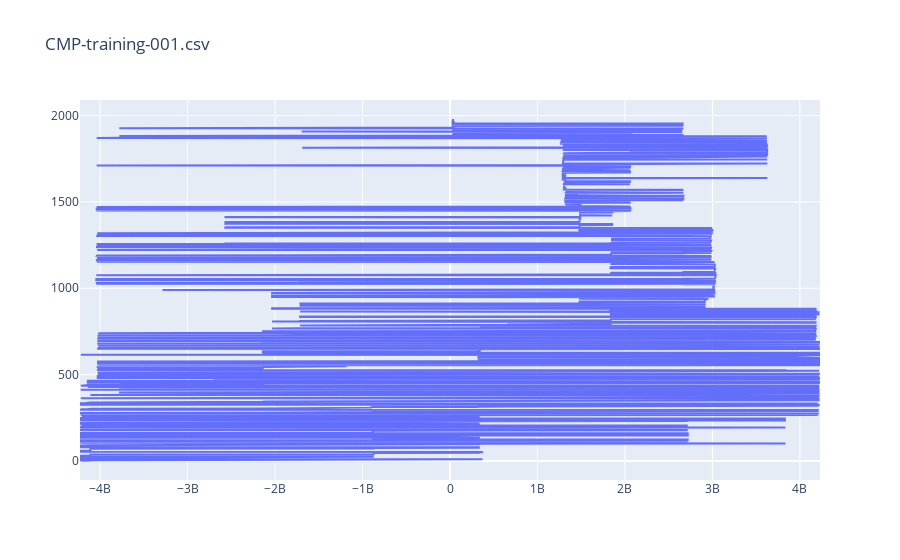

Notebook cell for this chart:
### Markdown cell above
### MRR 데이터를 wafer ID 별로 나눈 결과, 
#### 1. Outlier : S

### Code cell
fig = go.Figure()
fig.add_trace(go.Scatter(x=train_MRR["WAFER_ID"]))
fig.update_layout(title="CMP-training-001.csv")
fig.show()

### Figure 1 — Plotly figure (JSON) as saved in the notebook; plotly's stock layout.template omitted (floating-point values rounded to 4 significant figures; data arrays with more than 128 entries replaced by an {"elided": "..."} marker saying what was removed)
{"data": [{"type": "scatter", "x": {"elided": "1981 int values"}}], "layout": {"title": {"text": "CMP-training-001.csv"}}}
